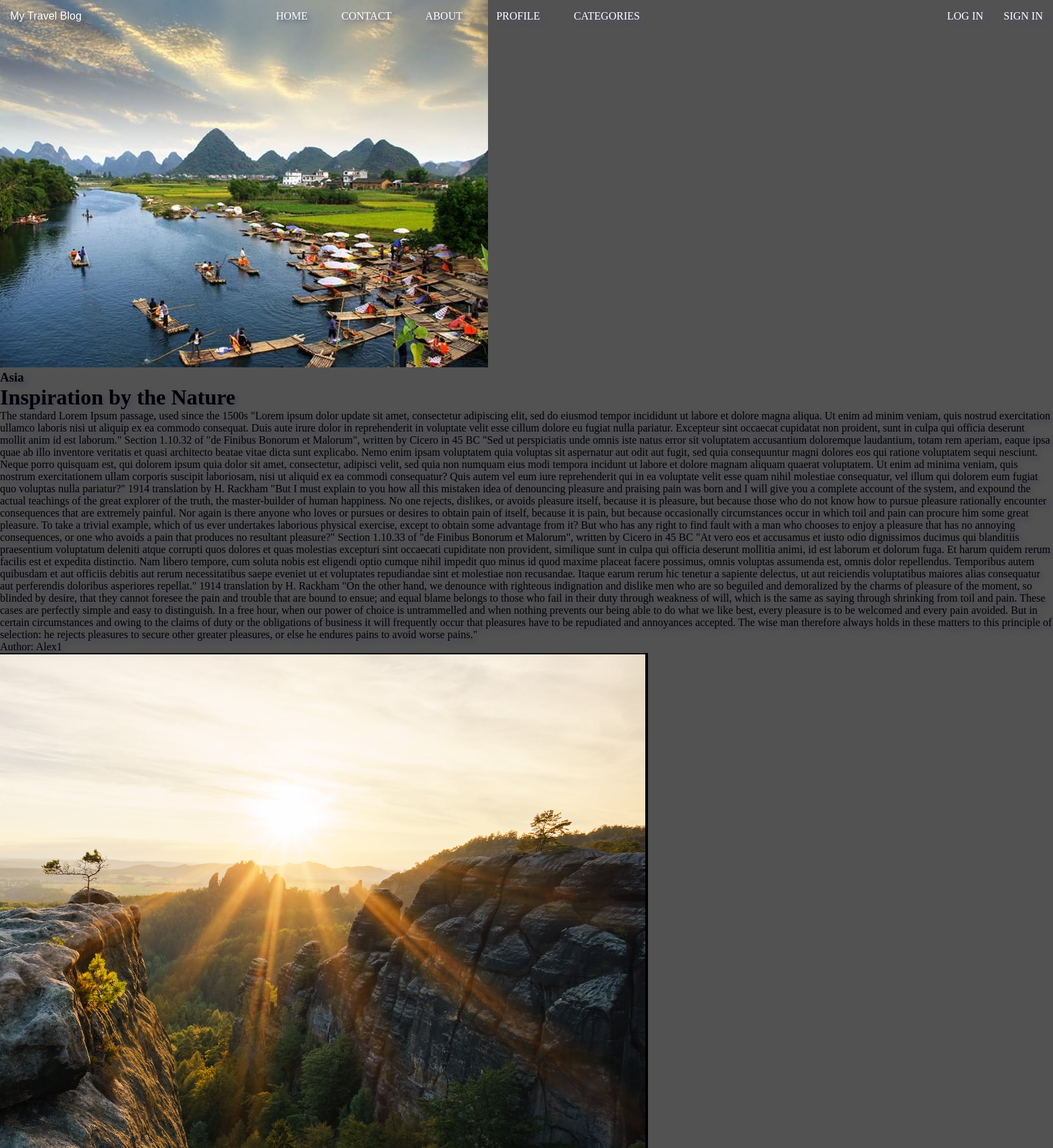
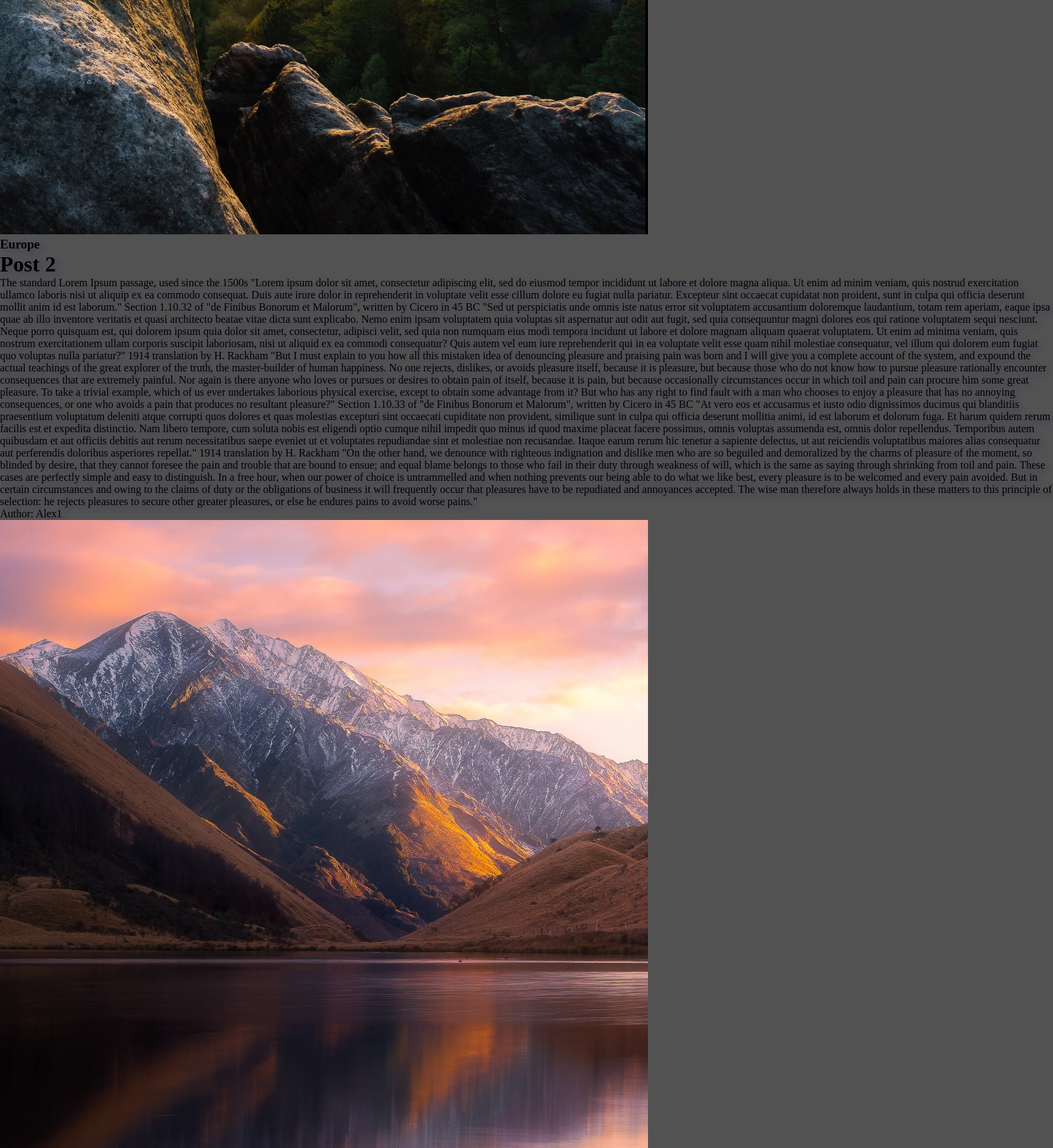
Screenshot of /posts/posts_by_author/1/ (upper part) with the database file from the repository (2 pictures, top to bottom).
### posts/models.py (models this page shows, shortened)
class Post(models.Model):
    title = models.CharField(
        null=True,
        max_length=50
    )
    slug = models.SlugField(
        null=True,
    )
    body = models.TextField(
        null=True,
    )
    snippet = models.TextField(
        null=True,
        max_length=200,
    )
    image = models.ImageField(
        null=True,
        upload_to='post_images/%Y/%m/%d'
    )
    category = models.ForeignKey(
        Category,
        on_delete=models.CASCADE,
        null=True,
    )
    author = models.ForeignKey(
        BlogUser,
        on_delete=models.CASCADE,
        null=True,
    )
    views = models.IntegerField(
        default=0,
    )
    likes = models.ManyToManyField(
        BlogUser,
        default=0,
        related_name='likes',
    )

class Category(models.Model):
    name = models.CharField(
        null=True,
        max_length=50
    )
    slug = models.SlugField(
        null=True,
    )
    snippet = models.TextField(
        null=True,
        max_length=200,
    )
    image = models.ImageField(
        null=True,
        upload_to=('categories/%Y/%m/%d')
    )
    image_header = models.ImageField(
        null=True,
        upload_to=('categories/%Y/%m/%d')
    )
    def __str__(self):
        return self.name

### users/models.py (models this page shows, shortened)
class BlogUser(AbstractUser):
    photo = models.ImageField(
        null=True,
        upload_to='photo/%Y/%m/%d'
    )
    age = models.IntegerField(
        null=True
    )
    city = models.CharField(
        null=True,
        max_length=20,
    )
    is_admin = models.BooleanField(
        default=False,
    )
    is_director = models.BooleanField(
        default=False,
    )
    REQUIRED_FIELDS = ['email']

### posts/views.py (the view)
# urls.py: path('posts_by_author/<pk>/', PostsByAuthor.as_view(), name='posts_by_author'),
class PostsByAuthor(ListView):
    model = Post
    context_object_name = 'posts'
    template_name = 'posts_by_author.html'
    allow_empty = False
    def get_queryset(self):
        return Post.objects.filter(
            author__id=self.kwargs['pk']
        )

### posts/templates/posts_by_author.html (shortened to what this page needs)
{% extends 'base.html' %}
  {% block content %}
{% for post in posts %}
    {% if post.image %}
  <img src="{{ post.image.url }}" alt="">
    {% else %}
  <p>No image</p>
    {% endif %}
  <h3>{{ post.category }}</h3>
  <h1>{{ post.title }}</h1>
  <p>{{ post.body }}</p>
  <p>Author: {{ post.author.username }}</p>
{% endfor %}
  {% endblock %}

### static/css/base.css (style rules this page uses)
* { margin: auto; padding: 0; }
body { background-color: #525252; }

### static/css/login.css (style rules this page uses)
::placeholder { color: #e5e5e5; }

### static/css/post_by_category.css (style rules this page uses)
body { background-color: #525252; }

### static/css/header.css (style rules this page uses)
* { text-shadow: 4px 4px 6px rgba(66, 68, 90, 1); margin: 0; padding: 0; }

### rows the page displays
Post: image (picture), category "Asia", title "Inspiration by the Nature", body "The standard Lorem Ipsum passage, used since the 1500s \"Lorem ipsum dolor update sit amet, consectetur adipiscing elit, sed do eiusmod tempor incididunt ut labore et dolore magna aliqua. Ut enim ad minim veniam, quis nostrud exercitation ullamco laboris nisi ut aliquip ex ea commodo consequat. Duis aute irure dolor in reprehenderit in voluptate velit esse cillum dolore eu fugiat nulla pariatur. Excepteur sint occaecat cupidatat non proident, sunt in culpa qui officia deserunt mollit anim id est laborum.\" Section 1.10.32 of \"de Finibus Bonorum et Malorum\", written by Cicero in 45 BC \"Sed ut perspiciatis unde omnis iste natus error sit voluptatem accusantium doloremque laudantium, totam rem…", author.username "Alex1"
Post: image (picture), category "Europe", title "Post 2", body "The standard Lorem Ipsum passage, used since the 1500s \"Lorem ipsum dolor sit amet, consectetur adipiscing elit, sed do eiusmod tempor incididunt ut labore et dolore magna aliqua. Ut enim ad minim veniam, quis nostrud exercitation ullamco laboris nisi ut aliquip ex ea commodo consequat. Duis aute irure dolor in reprehenderit in voluptate velit esse cillum dolore eu fugiat nulla pariatur. Excepteur sint occaecat cupidatat non proident, sunt in culpa qui officia deserunt mollit anim id est laborum.\" Section 1.10.32 of \"de Finibus Bonorum et Malorum\", written by Cicero in 45 BC \"Sed ut perspiciatis unde omnis iste natus error sit voluptatem accusantium doloremque laudantium, totam rem aperiam,…", author.username "Alex1"
Post: image (picture)
